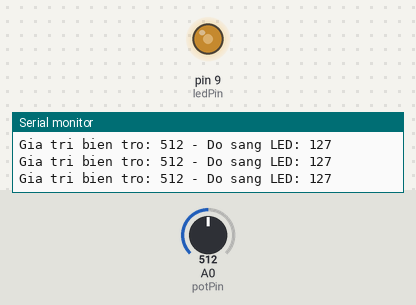
This sketch was run on a simulated Arduino Uno, built with avr-gcc and run on an emulated ATmega328P. Parts: output pins drawn as LEDs (lit = HIGH), the last lines printed to the serial monitor. The inputs (shaded band) are chosen by the test bench; at power-on: A0 (potPin) = 512.

Above: at 1.2 s.
1.3 s: A0 (potPin) set to 716
At 2.0 s:
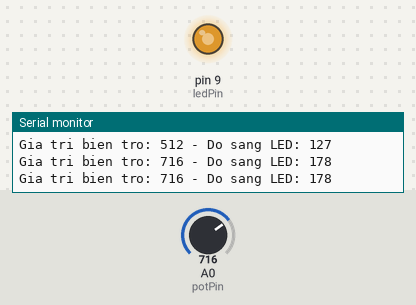
3.0 s: A0 (potPin) set to 900
At 4.2 s:
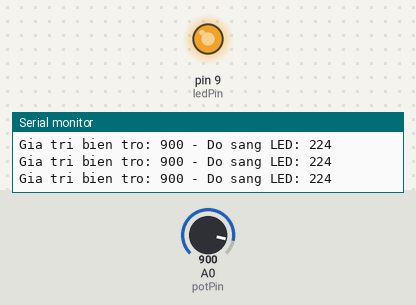
4.5 s: A0 (potPin) set to 122
At 5.7 s:
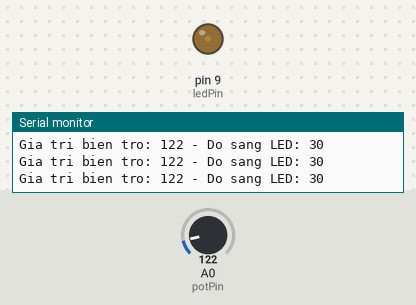
6.0 s: A0 (potPin) set to 0
At 7.0 s:
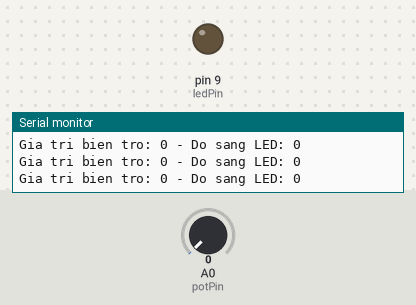
7.5 s: A0 (potPin) set to 511
At 8.2 s:
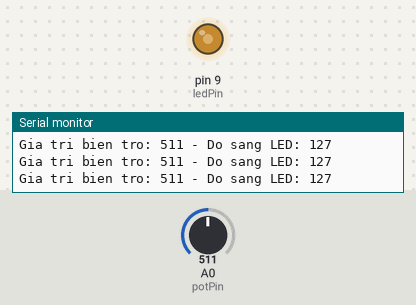
Timing chart, 0 to 10.0 s (numbered marks = the images above; inputs shaded):
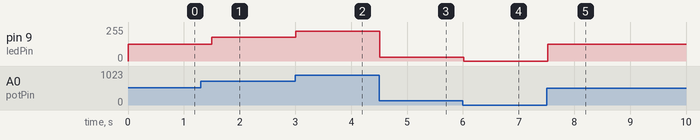

The sketch:

cau8_1led_SangDan__Bientro.ino
```cpp
const int potPin = A0;    // Bi?n tr? ? A0
const int ledPin = 9;     // LED n?i chân PWM D9

void setup() {
  Serial.begin(9600);
  pinMode(ledPin, OUTPUT);
}

void loop() {
  int potValue = analogRead(potPin);               // ??c giá tr? bi?n tr? (0-1023)
  int brightness = map(potValue, 0, 1023, 0, 255);  // Chuy?n thành ?? sáng (0-255)

  analogWrite(ledPin, brightness);                  // ?i?u khi?n ?? sáng LED

  Serial.print("Gia tri bien tro: ");
  Serial.print(potValue);
  Serial.print(" - Do sang LED: ");
  Serial.println(brightness);

  delay(300);
}
```

Measured:
- after the input at 1.3 s, pin 9 (ledPin): 127/255 → 178/255 after 0.20 s
- after the input at 3.0 s, pin 9 (ledPin): 178/255 → 224/255 at once
- after the input at 4.5 s, pin 9 (ledPin): 224/255 → 30/255 at once
- after the input at 6.0 s, pin 9 (ledPin): 30/255 → 0/255 at once
- after the input at 7.5 s, pin 9 (ledPin): 0/255 → 127/255 at once
